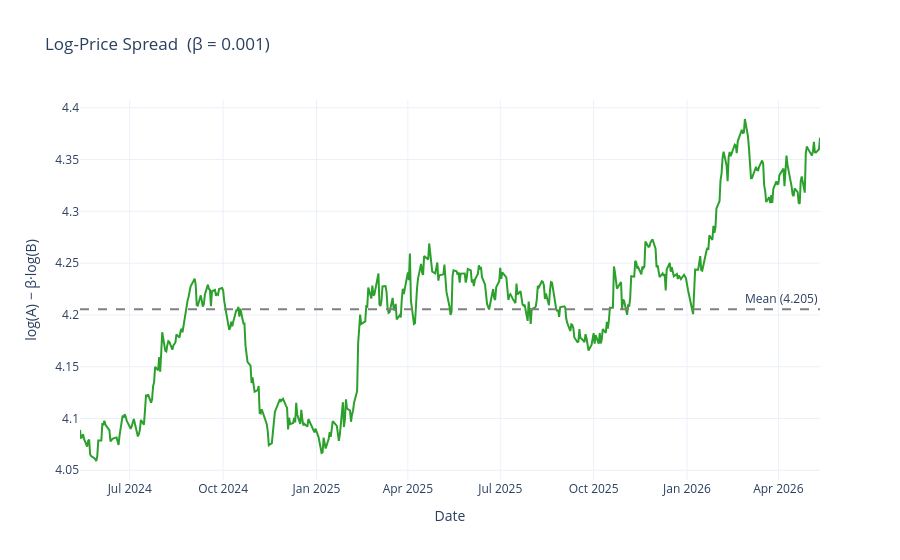

This figure's notebook cell:
### Code cell
fig = plot_spread(spread, beta)
fig.show()

### Figure 1 — Plotly figure (JSON) as saved in the notebook; plotly's stock layout.template omitted (floating-point values rounded to 4 significant figures; data arrays with more than 128 entries replaced by an {"elided": "..."} marker saying what was removed)
{"data": [{"line": {"color": "#2ca02c"}, "name": "Spread", "type": "scatter", "x": {"elided": "501 str values"}, "y": {"elided": "501 float values"}}], "layout": {"annotations": [{"showarrow": false, "text": "Mean (4.205)", "x": 1, "xanchor": "right", "xref": "x domain", "y": 4.205, "yanchor": "bottom", "yref": "y"}], "hovermode": "x unified", "shapes": [{"line": {"color": "gray", "dash": "dash"}, "type": "line", "x0": 0, "x1": 1, "xref": "x domain", "y0": 4.205, "y1": 4.205, "yref": "y"}], "title": {"text": "Log-Price Spread  (β = 0.001)"}, "xaxis": {"title": {"text": "Date"}}, "yaxis": {"title": {"text": "log(A) − β·log(B)"}}}}
